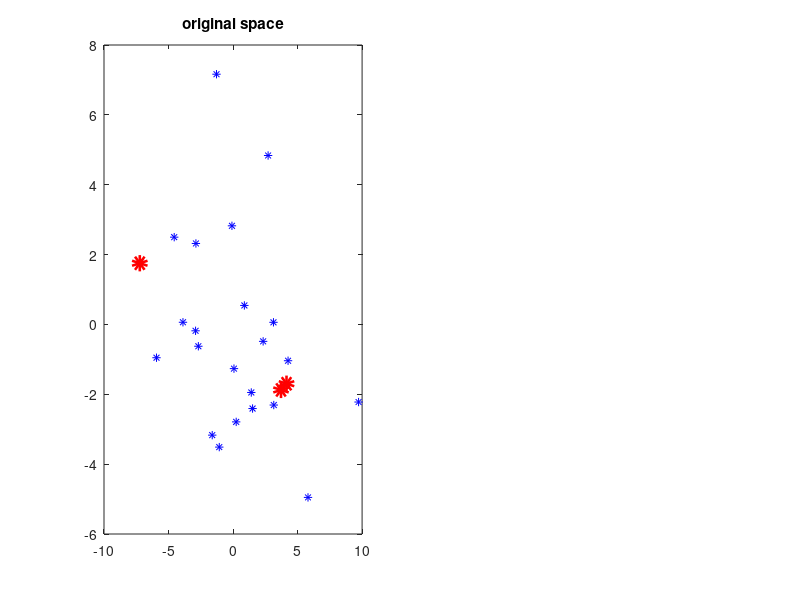

Recreate this plot in MATLAB. (Note: this script raises an error after producing the figure.)
%% Fixed-size LSSVM script

clear
close all

% New candidate subset
X = 3.*randn(25,2);
ssize = 3;
sig2 = 1;
indices_subset = 1:ssize;

% Display figure
subplot(1,2,1);
plot(X(:,1),             X(:,2),'b*'); hold on;
plot(X(indices_subset,1),X(indices_subset,2),'ro','linewidth',6); hold off; 
title('original space')

% Transform the data in the feature space
features = AFEm(X(indices_subset,:),'RBF_kernel',sig2,X);
subplot(1,2,2);
plot3(features(:,1),features(:,2),features(:,3),'k*'); hold on;
plot3(features(indices_subset,1),features(indices_subset,2), ...
    features(indices_subset,3),'ro','linewidth',6); hold off;
title('feature space')